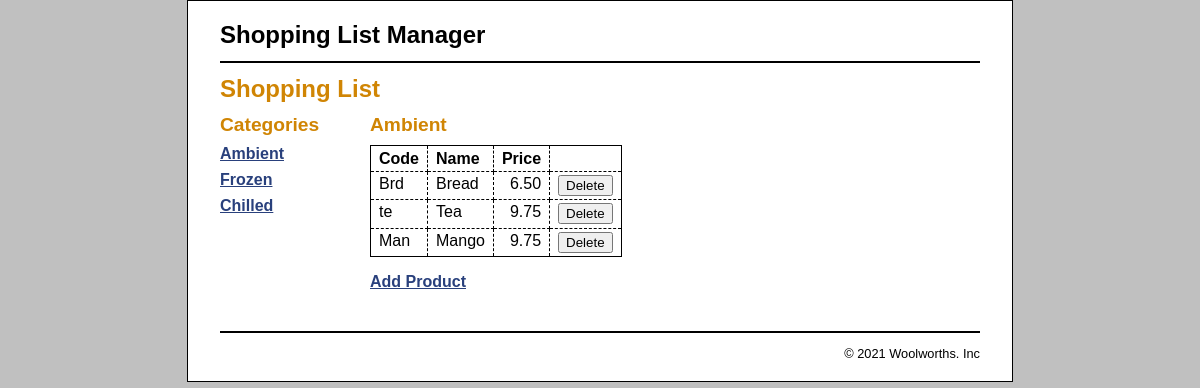
Page /Database/index.php on the committed database.
### tables this page shows
CREATE TABLE categories (
  categoryID       INT(11)        NOT NULL   AUTO_INCREMENT,
  categoryName     VARCHAR(255)   NOT NULL,
  PRIMARY KEY (categoryID)
);

CREATE TABLE products (
  productID        INT(11)        NOT NULL   AUTO_INCREMENT,
  categoryID       INT(11)        NOT NULL,
  productCode      VARCHAR(10)    NOT NULL   UNIQUE,
  productName      VARCHAR(255)   NOT NULL,
  listPrice        DECIMAL(10,2)  NOT NULL,
  PRIMARY KEY (productID)
);

### Database/index.php (the view, shortened to what this page needs)
<?php
require_once('database.php');
if (!isset($category_id)) {
    $category_id = filter_input(INPUT_GET, 'category_id',
            FILTER_VALIDATE_INT);
    if ($category_id == NULL || $category_id == FALSE) {
        $category_id = 1;
    }
}
$queryCategory = 'SELECT * FROM categories
                  WHERE categoryID = :category_id';
$statement1 = $db->prepare($queryCategory);
$statement1->bindValue(':category_id', $category_id);
$statement1->execute();
$category = $statement1->fetch();
$category_name = $category['categoryName'];
$query = 'SELECT * FROM categories
                       ORDER BY categoryID';
$statement = $db->prepare($query);
$statement->execute();
$categories = $statement->fetchAll();
$queryProducts = 'SELECT * FROM products
                  WHERE categoryID = :category_id
                  ORDER BY productID';
$statement3 = $db->prepare($queryProducts);
$statement3->bindValue(':category_id', $category_id);
$statement3->execute();
$products = $statement3->fetchAll();
?>
<!DOCTYPE html>
<html>
<head>
    <link rel="stylesheet" type="text/css" href="main.css" />
</head>
<body>
<header><h1>Shopping List Manager</h1></header>
<main>
    <h1>Shopping List</h1>
    <aside>
        <h2>Categories</h2>
        <nav>
        <ul>
            <?php foreach ($categories as $category) : ?>
            <li><a href=".?category_id=<?php echo $category['categoryID']; ?>">
                    <?php echo $category['categoryName']; ?>
                </a>
            </li>
            <?php endforeach; ?>
        </ul>
        </nav>
    </aside>
    <section>
        <h2><?php echo $category_name; ?></h2>
        <table>
            <tr>
                <th>Code</th>
                <th>Name</th>
                <th class="right">Price</th>
                <th>&nbsp;</th>
            </tr>
            <?php foreach ($products as $product) : ?>
            <tr>
                <td><?php echo $product['productCode']; ?></td>
                <td><?php echo $product['productName']; ?></td>
                <td class="right"><?php echo $product['listPrice']; ?></td>
                <td><form action="delete_product.php" method="post">
                    <input type="submit" value="Delete">
                </form></td>
            </tr>
            <?php endforeach; ?>
        </table>
        <p><a href="add_product_form.php">Add Product</a></p>
    </section>
</main>
<footer>
    <p>&copy; <?php echo date("Y"); ?> Woolworths. Inc</p>
</footer>
</body>
</html>

### Database/main.css (style rules this page uses)
html { background-color: rgb(192, 192, 192); }
body { margin-top: 0; font-family: Arial, Helvetica, sans-serif; width: 760px; margin: 0 auto; background-color: white; border: 1px solid black; padding: .5em 2em; }
header { margin: 0; border-bottom: 2px solid black; }
header h1 { margin: 0; padding: .5em 0; color: black; }
main { margin: 0; }
aside { float: left; width: 150px; }
nav ul { list-style-type: none; margin-left: 0; padding-left: 0; }
nav ul li { padding-bottom: 0.5em; }
section { float: left; width: 500px; padding-bottom: 1.5em; }
footer { clear: both; margin-top: 1em; border-top: 2px solid black; }
footer p { text-align: right; font-size: 80%; margin: 1em 0; }
h1 { font-size: 150%; margin: 0; padding: .5em 0 .25em; }
h2 { font-size: 120%; margin: 0; padding: .25em 0 .5em; }
h1, h2 { color: rgb(208, 133, 4); }
ul { margin: 0 0 1em 0; padding: 0 0 0 2.5em; }
li { margin: 0; padding: 0; }
a { color: rgb(41, 64, 124); font-weight: bold; }
table { border: 1px solid black; border-collapse: collapse; }
td, th { border: 1px dashed black; padding: .2em .5em .2em .5em; vertical-align: top; text-align: left; }
form { margin: 0; }
.right { text-align: right; }

### rows in the picture
categories: categoryName "Ambient"
categories: categoryName "Frozen"
categories: categoryName "Chilled"
products: productCode "Brd", productName "Bread", listPrice "6.50"
products: productCode "te", productName "Tea", listPrice "9.75"
products: productCode "Man", productName "Mango", listPrice "9.75"
